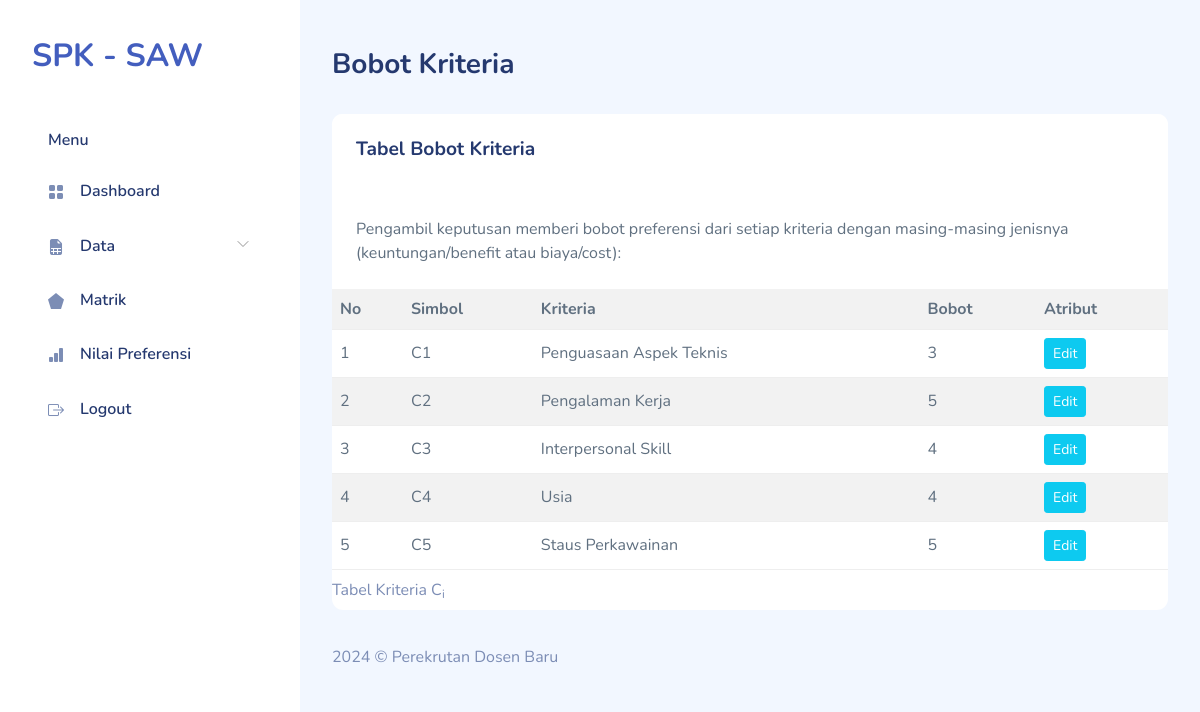
/bobot.php (signed in), run on the app's committed database.
### tables this page shows
CREATE TABLE `saw_criterias` (
  `id_criteria` tinyint(3) UNSIGNED NOT NULL,
  `criteria` varchar(100) NOT NULL,
  `weight` float NOT NULL,
  `attribute` set('benefit','cost') DEFAULT NULL
);

### bobot.php (the view, shortened to what this page needs)
<!DOCTYPE html>
<html lang="en">
  <?php
require "layout/head.php";
require "include/conn.php";
?>
  <body>
    <div id="app">
      <?php require "layout/sidebar.php";?>
      <div id="main">
        <div class="page-heading">
          <h3>Bobot Kriteria</h3>
        </div>
        <div class="page-content">
          <section class="row">
            <div class="col-12">
              <div class="card">
                <div class="card-header">
                  <h4 class="card-title">Tabel Bobot Kriteria</h4>
                </div>
                <div class="card-content">
                  <div class="card-body">
                    <p class="card-text">Pengambil keputusan memberi bobot preferensi dari setiap kriteria dengan
                      masing-masing jenisnya (keuntungan/benefit atau biaya/cost):</p>
                  </div>
                  <div class="table-responsive">
                    <table class="table table-striped mb-0">
                    <caption>
    Tabel Kriteria C<sub>i</sub>
  </caption>
  <tr>
    <th>No</th>
    <th>Simbol</th>
    <th>Kriteria</th>
    <th>Bobot</th>
    <th colspan="2">Atribut</th>
  </tr>
  <?php
$sql = 'SELECT id_criteria,criteria,weight,attribute FROM saw_criterias';
$result = $db->query($sql);
$i = 0;
while ($row = $result->fetch_object()) {
    echo "<tr>
        <td class='right'>" . (++$i) . "</td>
        <td class='center'>C{$i}</td>
        <td>{$row->criteria}</td>
        <td>{$row->weight}</td>
        <td>
            <a href='bobot-edit.php?id={$row->id_criteria}' class='btn btn-info btn-sm'>Edit</a>
            </td>
      </tr>\n";
}
?>
                    </table>
                  </div>
                </div>
              </div>
            </div>
          </section>
        </div>
        <?php require "layout/footer.php";?>
      </div>
    </div>
  </body>
</html>

### assets/css/app.css (style rules this page uses)
.btn.btn-danger,.btn.btn-info,.btn.btn-primary,.btn.btn-secondary,.btn.btn-success,.btn.btn-warning { color:#fff }
.card { margin-bottom:2.2rem;border:none }
.card .card-header { border:none }
.card .card-header h4 { font-size:1.2rem;font-weight:700 }
.card .card-content { position:relative }
.card .card-title { font-size:1.2rem }
.card .card-body { padding:1.5rem }
.dataTable-table td,.dataTable-table thead th,.table td,.table thead th { vertical-align:middle }
#main { margin-left:300px;padding:2rem }
.page-heading { margin:0 0 2rem }
.page-heading h3 { font-weight:700 }
a { text-decoration:none }

### data on the page
saw_criterias: criteria "Penguasaan Aspek Teknis", weight "3"
saw_criterias: criteria "Pengalaman Kerja", weight "5"
saw_criterias: criteria "Interpersonal Skill", weight "4"
saw_criterias: criteria "Usia", weight "4"
saw_criterias: criteria "Staus Perkawainan", weight "5"
